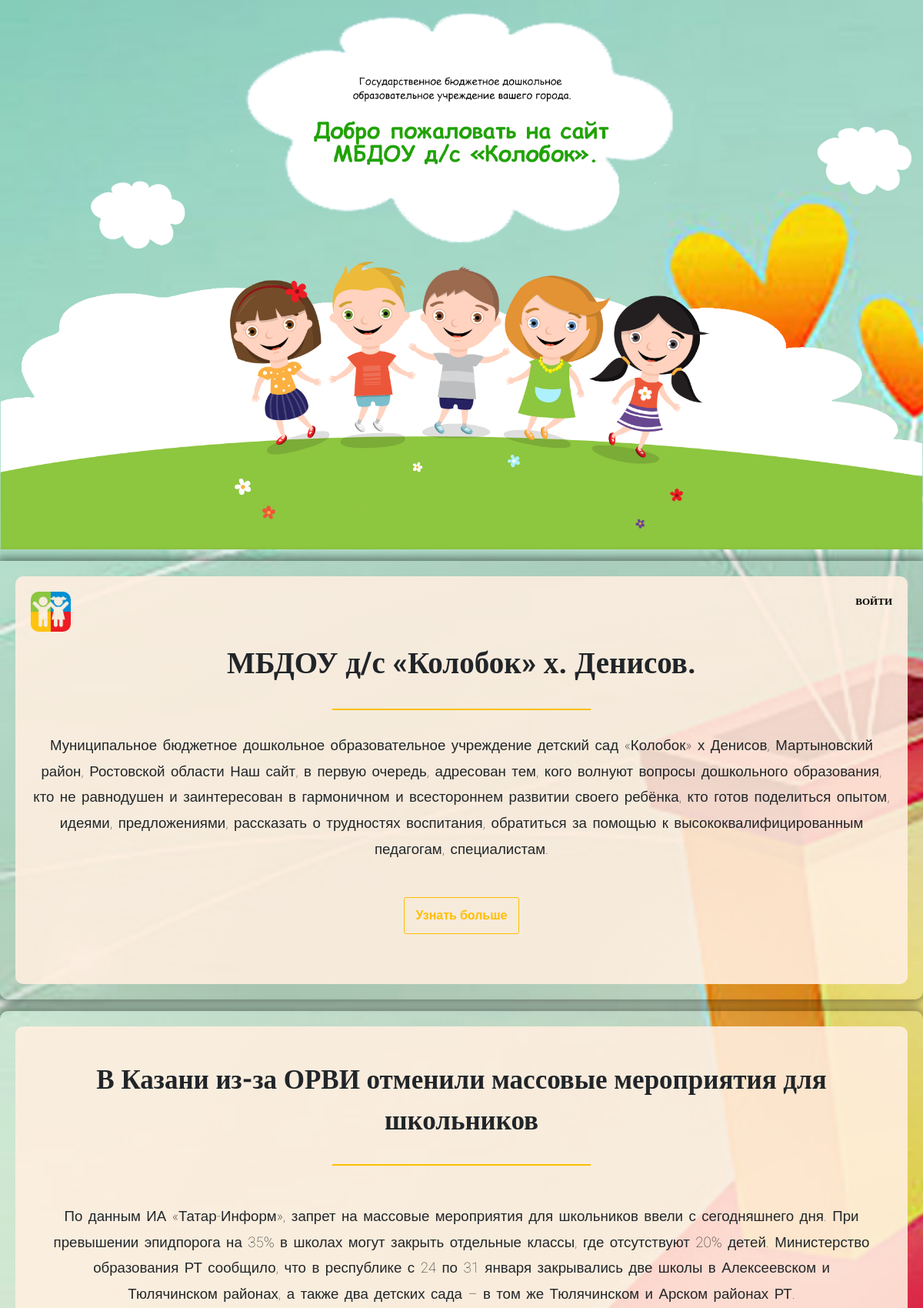
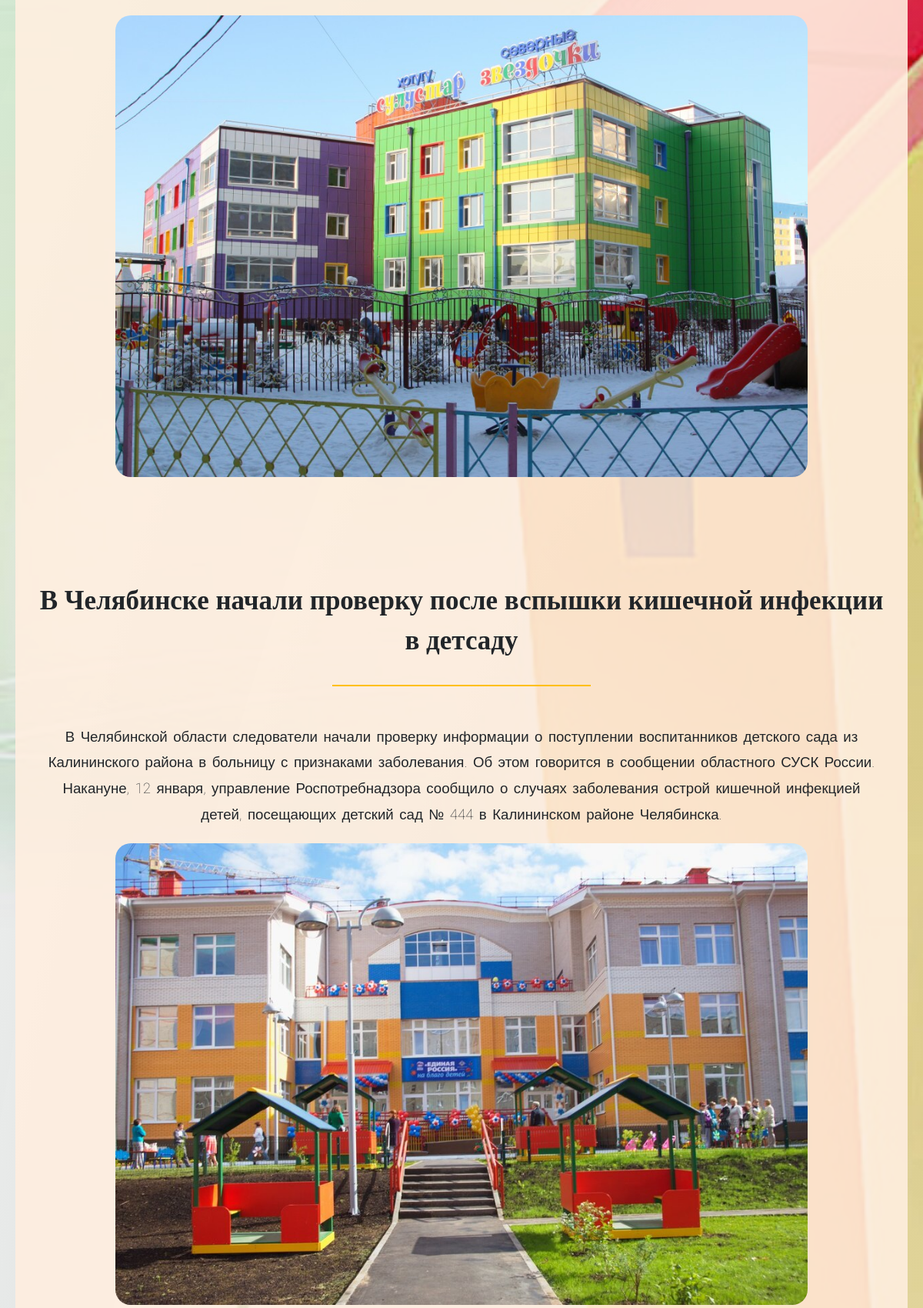
Page /news.php (upper part) on the committed database (2 pictures, top to bottom).
### tables this page shows
CREATE TABLE `news` (
  `name` varchar(100) NOT NULL COMMENT 'Название новости',
  `image` varchar(500) NOT NULL COMMENT 'Изображение ',
  `description` varchar(700) NOT NULL COMMENT 'Описание новости',
  `id` int(11) NOT NULL COMMENT 'Порядковый номер'
);

### requests/news-list.php (the view, shortened to what this page needs)
<?php
   include('config/config.php');
   $link = mysqli_connect($db_host, $db_user, $db_password, $db_name);
   $sql = mysqli_query($link, 'SELECT `id`, `name`, `description`,`image` FROM `news`');
   while ($result = mysqli_fetch_array($sql)) {
   ?>
  <div class="news-wrapper">
    <form class="form">
        <h2>
           <?php echo "{$result['name']} ";?>
         </h2>
         <hr>
         <div class="news-text-wrapper">
            <p><?php echo "{$result['description']} ";?></p>
         </div>
         <img alt="news-image" class="news-img" src="img/<?php echo "{$result[ 'image']}";?>">
    </form>
  </div>
  <?php
 }
?>

### css/style.css (style rules this page uses)
* { font-family: Roboto; box-sizing:border-box; margin:0; }
body { margin:0px; }
hr { border: none; width: 30%; margin: 30px auto; text-align: center; height: 2px; background-color: #ffbf00; }
.form { text-align: center; }
form img { width: 100%; max-width: 220px; margin-bottom: 15px; border-radius: 15px; }
.news-img { width: 100%; max-width: 900px; margin-bottom: 15px; border-radius: 20px; }
.news-wrapper { text-align: center; text-align: center; margin-bottom: 120px; }
.news-wrapper h2 { margin-top: 1.5rem; margin-bottom: 1.5rem; text-align: center; box-sizing: border-box; font-size: 35px; }
.news-wrapper p { text-align: center; font-family: Roboto,sans-serif; font-size: 14pt; font-weight: lighter; word-spacing: 3px; line-height: 1.8; }
.news-text-wrapper { padding: 20px; }

### rows in the picture
news: name "В Казани из-за ОРВИ отменили массовые мероприятия для школьников", description "По данным ИА «Татар-Информ», запрет на массовые мероприятия для школьников ввели с сегодняшнего дня. При превышении эпидпорога на 35% в школах могут закрыть отдельные классы, где отсутствуют 20% детей. Министерство образования РТ сообщило, что в республике с 24 по 31 января закрывались две школы в Алексеевском и Тюлячинском районах, а также два детских сада – в том же Тюлячинском и Арском районах РТ.", image (picture)
news: name "В Челябинске начали проверку после вспышки кишечной инфекции в детсаду", description "В Челябинской области следователи начали проверку информации о поступлении воспитанников детского сада из Калининского района в больницу с признаками заболевания. Об этом говорится в сообщении областного СУСК России. Накануне, 12 января, управление Роспотребнадзора сообщило о случаях заболевания острой кишечной инфекцией детей, посещающих детский сад № 444 в Калининском районе Челябинска.", image (picture)
